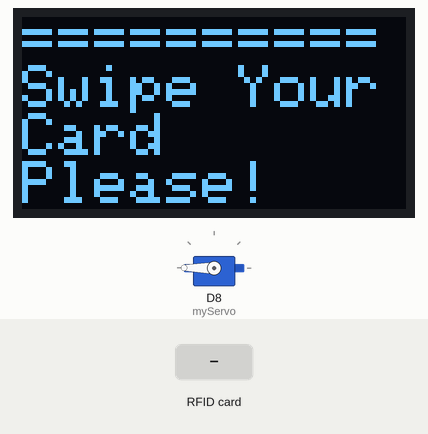
A sketch run on a simulated ESP8266 (NodeMCU). Parts: servo, 128×64 one-colour display. Inputs (shaded band) come from the test bench. What the sketch prints to the serial monitor is not drawn.

Above: at 1.3 s.
1.4 s: RFID card 5E 7A 19 C4 held to the reader
At 2.6 s:
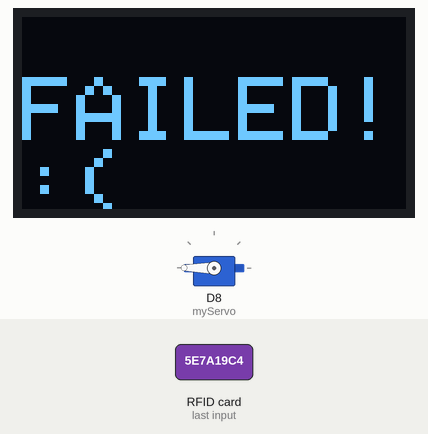
Timing chart, 0 to 4.4 s (numbered marks = the images above; inputs shaded):
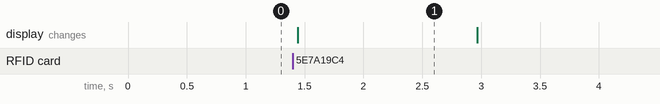

Measured:
- after the input at 1.4 s, the display: changes at once (image 1)
- what the display in image 1 shows lasts 1.6 s, from 1.4 s to 3.0 s

The sketch:

main.ino
```cpp
#include <SPI.h>
#include <Wire.h>
#include <Servo.h>
#include <MFRC522.h>
#include <Adafruit_GFX.h>
#include <Adafruit_SSD1306.h>

#define RST_PIN D3
#define SDA_PIN D4

#define SCREEN_WIDTH 128
#define SCREEN_HEIGHT 64
#define OLED_RESET -1

//将自己卡片的UID添加到这里：(此处只给出三个，可依据自己的需求来增减用户数量，同时记得修改card_identify()函数)
String User1 = "";  //字符串开头需要加一个空格(如:" 09 05 0F 86")
String User2 = "";
String User3 = "";

//此处为舵机的旋转角度设置，可根据自己的实际情况进行修改：
int closePos = 180;  //关门时舵机的角度
int openPos = 0;     //开门时舵机的角度

String cardUID = "";

//建立对象：
Servo myServo;                                                          //舵机
MFRC522 mfrc522(SDA_PIN, RST_PIN);                                      //RFID读卡器
Adafruit_SSD1306 OLED(SCREEN_WIDTH, SCREEN_HEIGHT, &Wire, OLED_RESET);  //OLED显示屏

//******************************************************************************************************

void setup() {

  Serial.begin(9600);  //开启串口通信

  SPI.begin();
  mfrc522.PCD_Init();
  myServo.attach(D8);
  OLED.begin(SSD1306_SWITCHCAPVCC, 0x3C);

  myServo.write(closePos);
  OLED.clearDisplay();
  words_display(0);
  OLED.display();
}

//******************************************************************************************************

void loop() {
  card_detector();
}

//******************************************************************************************************

//门禁卡UID读取函数：
void card_detector() {

  //检测是否有门禁卡：
  if (!mfrc522.PICC_IsNewCardPresent()) {
    return;
  }

  //读取门禁卡UID：
  if (!mfrc522.PICC_ReadCardSerial()) {
    return;
  }
  Serial.println("A new card has been detected:");
  for (byte i = 0; i < mfrc522.uid.size; i++) {
    cardUID += String(mfrc522.uid.uidByte[i] < 0x10 ? " 0" : " ");
    cardUID += String(mfrc522.uid.uidByte[i], HEX);
  }

  cardUID.toUpperCase();  //将UID的字母转换为大写

  Serial.println("Card UID: " + cardUID);  //串口输出卡片UID

  mfrc522.PICC_HaltA();  //读取完卡片的UID后，将卡片置于休眠状态，以避免不必要的重复读取

  card_identify();  //识别UID

  delay(200);
}

//卡片UID识别和开门控制函数：
void card_identify() {
  if (cardUID == User1 || cardUID == User2 || cardUID == User3) {  //（若修改了用户数目记得同时修改我~）
    words_display(1);
    myServo.write(openPos);

    delay(1500);

    words_display(0);
    myServo.write(closePos);
    cardUID = "";

  } else if (cardUID != "") {
    words_display(2);
    cardUID = "";

    delay(1500);

    words_display(0);
  }
}

//OLED显示控制函数：
void words_display(int displayVar) {

  OLED.clearDisplay();       //清空显示
  OLED.setTextColor(WHITE);  //将文字颜色设置为白色

  if (displayVar == 0) {  //默认界面

    OLED.setTextSize(2.5);
    OLED.setCursor(0, 0);
    OLED.print("==========Swipe YourCard      Please!");

  } else if (displayVar == 1) {  //刷卡成功界面

    OLED.setTextSize(3);
    OLED.setCursor(0, 20);
    OLED.print("WELCOME:)");

  } else if (displayVar == 2) {  //刷卡失败界面

    OLED.setTextSize(3);
    OLED.setCursor(0, 20);
    OLED.print("FAILED!:(");
  }
  OLED.display();  //屏幕显示
}
```
